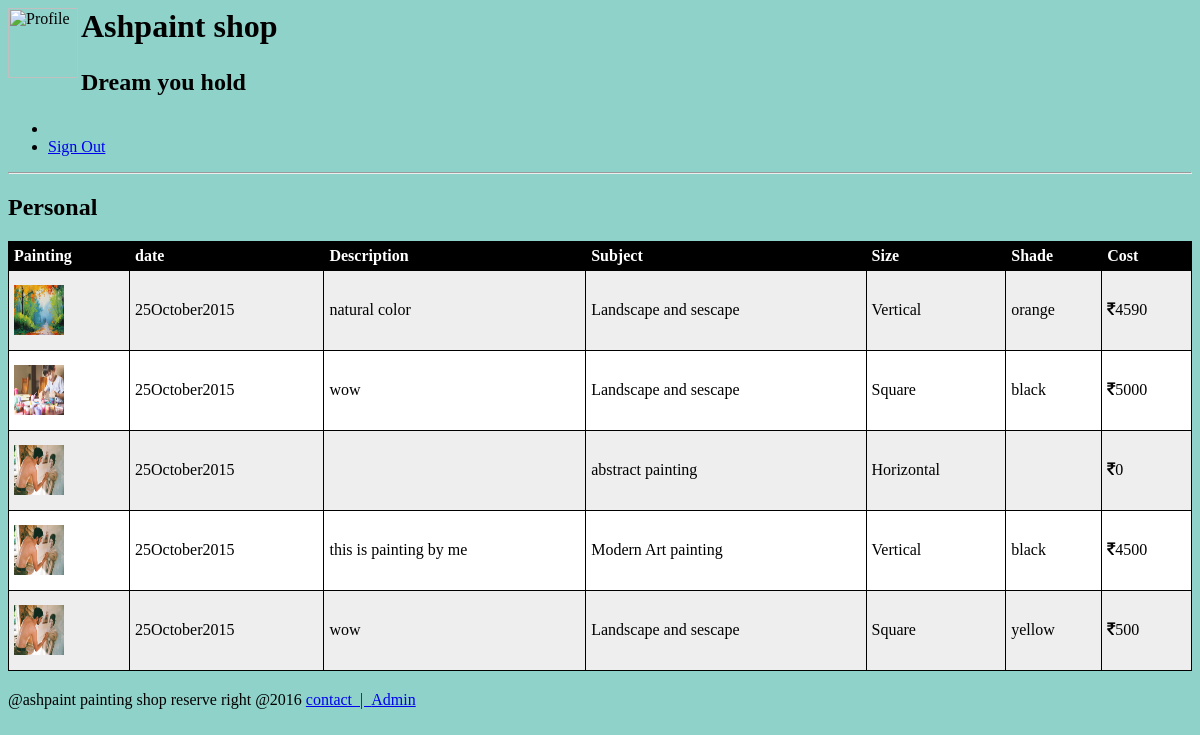
/reportc.php, run on the app's committed database.
### tables this page shows
CREATE TABLE IF NOT EXISTS `upload` (
  `id` int(11) NOT NULL,
  `artist` varchar(20) NOT NULL,
  `mail` varchar(30) NOT NULL,
  `paintimg` varchar(50) NOT NULL,
  `discrp` varchar(100) NOT NULL,
  `subject` varchar(30) NOT NULL,
  `size` varchar(30) NOT NULL,
  `shades` varchar(30) NOT NULL,
  `cost` decimal(10,0) NOT NULL,
  `city` varchar(30) NOT NULL,
  `date` int(11) NOT NULL,
  `month` varchar(30) NOT NULL,
  `year` int(11) NOT NULL,
  `status` varchar(20) NOT NULL
);

### reportc.php (the view, shortened to what this page needs)
<?php
$admin=$_SESSION['name'];
?>
<html>
<head>
<head>
 <link rel="stylesheet" type="text\css" href="style\account.css" >
 <link rel="stylesheet" href="//code.jquery.com/ui/1.11.4/themes/smoothness/jquery-ui.css">
 <link rel="stylesheet" href="//maxcdn.bootstrapcdn.com/font-awesome/4.3.0/css/font-awesome.min.css">
</head>
<body bgcolor="#8ED2C9">
<div class="big_header"  >
<div id="shadow">
<img src="images/logo.png" alt="Profile" align="left" width="70px" height="70px"/></a >
<h1>Ashpaint shop <h2>
<p id="logo"> Dream you hold</p>
</div>
 <div id='cssmenu'>
<ul>
   <li class='last'><a href='admin.php'><span><?php echo $admin;?></span></a></li>
      <li class='last'><a href='signout.php'> <span> Sign Out</span></a></li>
</ul>
</div>
<hr>
 <div id="regi">
 <h2> Personal<h2>
  <div id="regi3_box">
<table id="t01">
  <tr>
    <th>Painting</th>
		<th>date </th>
    <th>Description  </th>
	<th>Subject </th>
	<th>Size</th>
	<th>Shade</th>
    <th>Cost</th>
  </tr>
 <?php
 $sql_art="SELECT * FROM upload
ORDER BY id DESC; ";
 $result=mysql_query($sql_art);
 while($row=mysql_fetch_array($result)){
	 $image=$row['paintimg'];
	 $dateall=$row['date'].$row['month'].$row['year'];
	 $desc=$row['discrp'];
	 $sub=$row['subject'];
	 $siz=$row['size'];
	 $shad=$row['shades'];
	 $price=$row['cost'];
echo "
  <tr>
    <td height='80'><img src='images/Artist/".$image."'width='50' height='50' /></td>
	    <td>".$dateall."</td>
    <td>".$desc."</td>
    <td>".$sub."</td>
	 <td>".$siz."</td>
	     <td>".$shad."</td>
    <td><i class='fa fa-inr'></i>".$price."</td>
  </tr>";
 }
   ?>
</table>
  </div>
 </div>
 <footer>
  @ashpaint painting shop reserve right @2016
  <a href="#">contact</font> &nbsp| &nbsp<a href="#">Admin</font>
 </footer>
</div>
</body>
</html>

### reportc.php (style rules this page uses)
table { width:100%; }
table, th, td { border: 1px solid black; border-collapse: collapse; }
th, td { padding: 5px; text-align: left; }
table#t01 tr:nth-child(even) { background-color: #eee; }
table#t01 tr:nth-child(odd) { background-color:#fff; }
table#t01 th { background-color: black; color: white; }

### data on the page
upload: paintimg (picture), dateall "25October2015", discrp "natural color", subject "Landscape and sescape", size "Vertical", shades "orange", cost "4590"
upload: paintimg (picture), dateall "25October2015", discrp "wow", subject "Landscape and sescape", size "Square", shades "black", cost "5000"
upload: paintimg (picture), dateall "25October2015", subject "abstract painting", size "Horizontal", cost "0"
upload: paintimg (picture), dateall "25October2015", discrp "this is painting by me", subject "Modern Art painting", size "Vertical", shades "black", cost "4500"
upload: paintimg (picture), dateall "25October2015", discrp "wow", subject "Landscape and sescape", size "Square", shades "yellow", cost "500"
